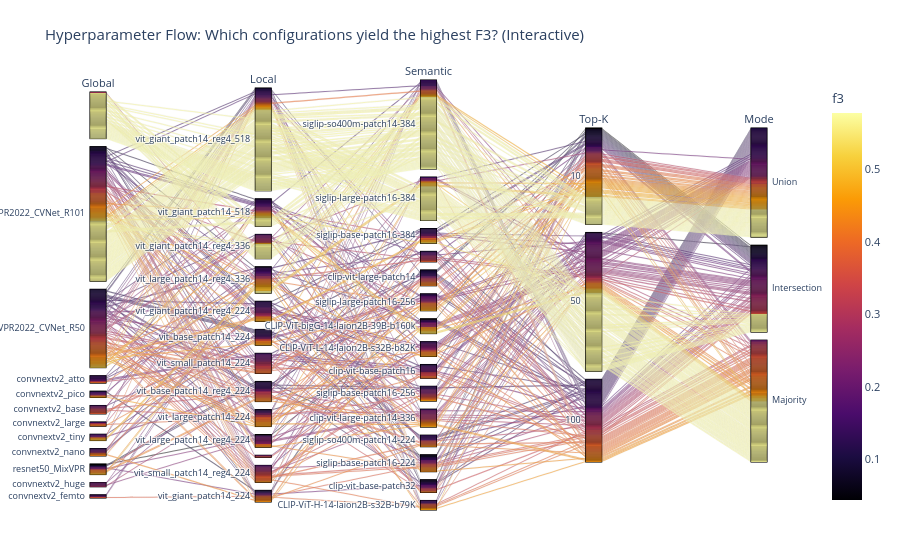

The notebook cell this image was saved under:
### Code cell
import plotly.express as px

# 1. Clean up strings for the plot labels
df['Global'] = df['global_bb'].str.replace(r'.\weights\CVPR2022_', '', regex=False).str.replace(r'.pyth', '', regex=False)
df['Local'] = df['local_bb'].str.replace(r'_dinov2.lvd142m', '', regex=False)
df['Semantic'] = df['sem_bb'].str.split('/').str[-1]
df['Top-K'] = df['top_k'].astype(str)
df['Mode'] = df['mode'].str.capitalize()

# 2. Sample the data so the browser doesn't crash (take Top 500 and a random 2000)
top_500 = df.nlargest(100, 'f3')
random_sample = df.sample(200)
plot_df = pd.concat([top_500, random_sample]).drop_duplicates()

# 3. Create the Interactive Parallel Categories plot
fig = px.parallel_categories(
    plot_df,
    dimensions=['Global', 'Local', 'Semantic', 'Top-K', 'Mode'],
    color="f3",
    color_continuous_scale=px.colors.sequential.Inferno,
    title="Hyperparameter Flow: Which configurations yield the highest F3? (Interactive)"
)

# 4. Tweak visual aesthetics
fig.update_layout(
    margin=dict(l=50, r=50, b=50, t=80),
    font=dict(size=11)
)

# Display the interactive plot in the notebook
fig.show()

### Figure 1 — Plotly figure (JSON) as saved in the notebook; plotly's stock layout.template omitted (floating-point values rounded to 4 significant figures; data arrays with more than 128 entries replaced by an {"elided": "..."} marker saying what was removed)
{"data": [{"dimensions": [{"label": "Global", "values": {"elided": "300 str values"}}, {"label": "Local", "values": {"elided": "300 str values"}}, {"label": "Semantic", "values": {"elided": "300 str values"}}, {"label": "Top-K", "values": {"elided": "300 str values"}}, {"label": "Mode", "values": {"elided": "300 str values"}}], "domain": {"x": [0, 1], "y": [0, 1]}, "line": {"color": {"elided": "300 float values"}, "coloraxis": "coloraxis"}, "name": "", "type": "parcats"}], "layout": {"coloraxis": {"autocolorscale": false, "colorbar": {"title": {"text": "f3"}}, "colorscale": [[0, "#000004"], [0.1111, "#1b0c41"], [0.2222, "#4a0c6b"], [0.3333, "#781c6d"], [0.4444, "#a52c60"], [0.5556, "#cf4446"], [0.6667, "#ed6925"], [0.7778, "#fb9b06"], [0.8889, "#f7d13d"], [1, "#fcffa4"]]}, "font": {"size": 11}, "legend": {"tracegroupgap": 0}, "margin": {"b": 50, "l": 50, "r": 50, "t": 80}, "title": {"text": "Hyperparameter Flow: Which configurations yield the highest F3? (Interactive)"}}}
